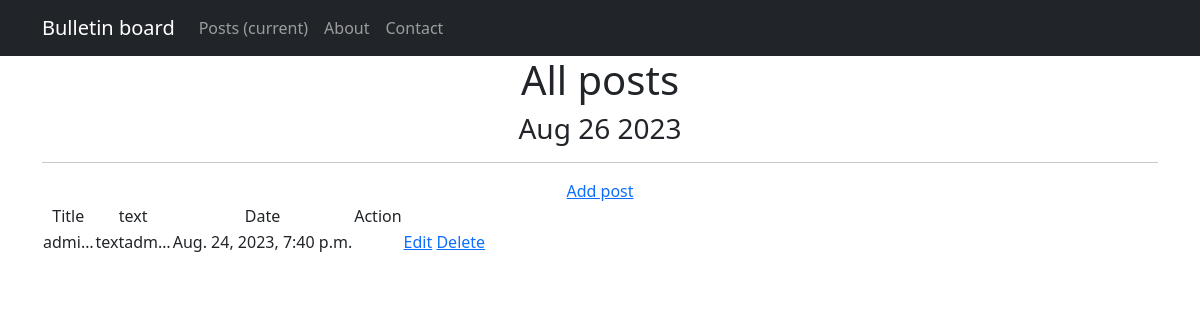
The page /posts/ (signed in) on the database its author committed.
### bboard/models.py (models this page shows, shortened)
class Post(models.Model):
    player = models.OneToOneField(Player, on_delete=models.CASCADE)
    categoryType = models.CharField(max_length=16, choices=CATEGORY_CHOICES, default='SELLER')
    datePub = models.DateTimeField(auto_now_add=True)
    title = models.CharField(max_length=128,)
    text = models.TextField()

### bboard/views.py (the view)
# urls.py: path('', PostList.as_view()),
class PostList(ListView):
    model = Post
    ordering = 'datePub'
    template_name = 'post_list.html'
    context_object_name = 'posts'
    def get_context_data(self, **kwargs):
        context = super().get_context_data(**kwargs)
        context['time_now'] = datetime.utcnow()
        return context

### bboard/templatetags/custom_tags.py (called while the page is built)
@register.simple_tag()
def current_time(format_string='%b %d %Y'):
    return datetime.utcnow().strftime(format_string)

### bboard/templates/bboard/post_list.html (shortened to what this page needs)
{% extends 'bboard/default.html' %}
{% load custom_filters %}
{% load custom_tags %}
{% block content %}
    <h1>All posts</h1>
    <h3>{% current_time '%b %d %Y' %}</h3>
    <hr>
    {% if perms.bboard.add_post %}
    <a href="{% url 'post_create' %}">Add post</a>
    {% endif %}
    {% if posts %}
        <table>
            <tr>
                <td>Title</td>
                <td>text</td>
                <td>Date</td>
                {% if perms.bboard.change_post or perms.bboard.delete_post %}
                <td>Action</td>
                {% endif %}
            </tr>
            {% for post in posts %}
            <tr>
                <td>{{ post.title|truncatechars:5 }}</td>
                <td>{{ post.text|truncatechars:8 }}</td>
                <td>{{ post.datePub }}</td>
                <td>{{ post.Post.player }}</td>
                <td>
                    {% if perms.bboard.change_post %}
                    <a href="{% url 'post_edit' pk=post.id %}">Edit</a>
                    {% endif %}
                    {% if perms.bboard.delete_post %}
                    <a href="{% url 'post_delete' post.id %}">Delete</a>
                    {% endif %}
                </td>
            </tr>
            {% endfor %}
        </table>
    {% else %}
        <h2>Объявлений нет</h2>
    {% endif %}
{% endblock content %}

### rows shown on the page
Post: title "admi…", text "textadm…", datePub "Aug. 24, 2023, 7:40 p.m."
